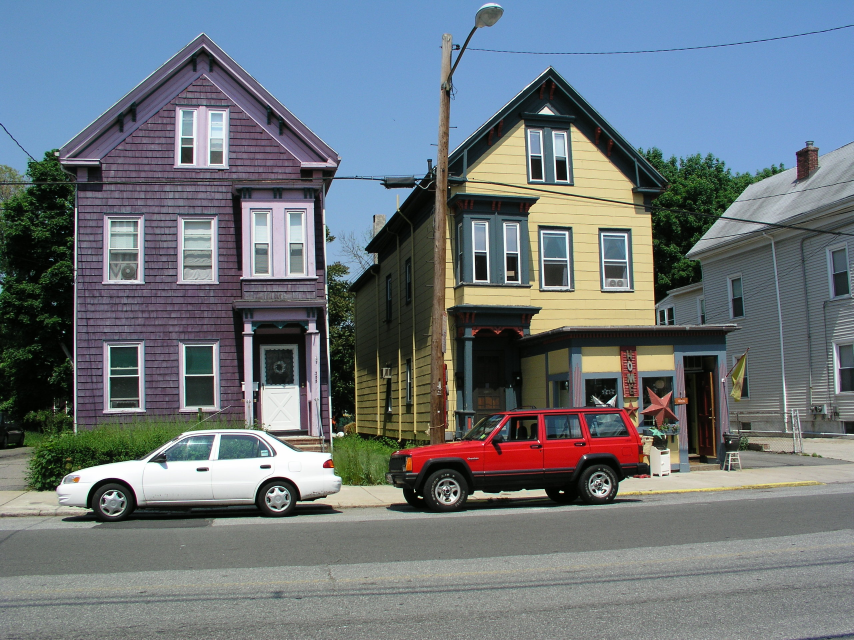
#> input picture DeconvolutionColorPrior/images/houses_big.jpg, 2560 x 1920 px (shown at 1/3 size)
$ python debug_cross_channel.py
#> lines starting #> are read from the running program, lines starting #| are printed output that depends on the picture; long printed decimals are rounded
### deconv/utils.py
"""
Utility functions for image deconvolution.
"""

import numpy as np
from functools import lru_cache
from scipy import ndimage
from scipy.fft import fft2

# Cache for taper weights (keyed on PSF bytes and image shape)
_taper_cache = {}


def psf2otf(psf, shape):
    """
    Convert point spread function to optical transfer function.

    Equivalent to MATLAB's psf2otf: zero-pads the PSF to the given shape,
    circularly shifts it so the center is at (0,0), then computes FFT.

    Parameters
    ----------
    psf : ndarray
        Point spread function (kernel)
    shape : tuple
        Output shape (height, width)

    Returns
    -------
    otf : ndarray
        Optical transfer function (complex)
    """
    psf = np.asarray(psf)

    # Pad PSF to output shape
    padded = np.zeros(shape, dtype=psf.dtype)
    psf_shape = psf.shape
    padded[:psf_shape[0], :psf_shape[1]] = psf

    # Circularly shift so center of PSF is at (0,0)
    shift = [-(s // 2) for s in psf_shape]
    padded = np.roll(padded, shift, axis=(0, 1))

    return fft2(padded)


def _create_taper_weights(psf, shape):
    """Create edge tapering weights from a PSF."""
    # Sum PSF along each axis and compute autocorrelation
    psf_proj_h = psf.sum(axis=1)
    psf_proj_w = psf.sum(axis=0)

    # Autocorrelation via convolution with flipped version
    autocorr_h = np.convolve(psf_proj_h, psf_proj_h[::-1], mode='full')
    autocorr_w = np.convolve(psf_proj_w, psf_proj_w[::-1], mode='full')

    # Normalize to [0, 1]
    autocorr_h = autocorr_h / autocorr_h.max()
    autocorr_w = autocorr_w / autocorr_w.max()

    # Create 2D weighting function
    h, w = shape[:2]

    # Build vertical weights
    weight_h = np.ones(h)
    taper_len_h = len(autocorr_h) // 2
    if taper_len_h > 0 and taper_len_h < h // 2:
        # Top edge
        weight_h[:taper_len_h] = autocorr_h[taper_len_h:2*taper_len_h]
        # Bottom edge
        weight_h[-taper_len_h:] = autocorr_h[taper_len_h:2*taper_len_h][::-1]

    # Build horizontal weights
    weight_w = np.ones(w)
    taper_len_w = len(autocorr_w) // 2
    if taper_len_w > 0 and taper_len_w < w // 2:
        # Left edge
        weight_w[:taper_len_w] = autocorr_w[taper_len_w:2*taper_len_w]
        # Right edge
        weight_w[-taper_len_w:] = autocorr_w[taper_len_w:2*taper_len_w][::-1]

    # Combine into 2D weight (outer product)
    return np.outer(weight_h, weight_w)


def edgetaper(img, psf, n_iterations=1):
    """
    Taper image edges to reduce boundary artifacts in deconvolution.

    This is a simplified version of MATLAB's edgetaper that blends
    the image edges with a blurred version to reduce ringing.

    Parameters
    ----------
    img : ndarray
        Input image (2D)
    psf : ndarray
        Point spread function used for blurring
    n_iterations : int
        Number of tapering iterations

    Returns
    -------
    tapered : ndarray
        Edge-tapered image
    """
    img = np.asarray(img, dtype=np.float64)
    psf = np.asarray(psf, dtype=np.float64)

    # Normalize PSF
    psf_norm = psf / psf.sum()

    # Cache key: PSF bytes + image shape
    cache_key = (psf_norm.tobytes(), psf_norm.shape, img.shape[:2])

    # Get or create tapering weights
    if cache_key in _taper_cache:
        weight = _taper_cache[cache_key]
    else:
        weight = _create_taper_weights(psf_norm, img.shape)
        _taper_cache[cache_key] = weight

    result = img.copy()
    for _ in range(n_iterations):
        # Blur the current result
        blurred = ndimage.convolve(result, psf_norm, mode='reflect')
        # Blend: result = weight * result + (1 - weight) * blurred
        result = weight * result + (1 - weight) * blurred

    return result


def _imconv_horizontal_2(f, k):
    """Optimized convolution for horizontal 2-element kernel (1x2)."""
    f_left_pad = np.pad(f, ((0, 0), (1, 0)), mode='edge')
    f_right_pad = np.pad(f, ((0, 0), (0, 1)), mode='edge')
    return k[0, 1] * f_left_pad + k[0, 0] * f_right_pad


def _imconv_vertical_2(f, k):
    """Optimized convolution for vertical 2-element kernel (2x1)."""
    f_top_pad = np.pad(f, ((1, 0), (0, 0)), mode='edge')
    f_bot_pad = np.pad(f, ((0, 1), (0, 0)), mode='edge')
    return k[1, 0] * f_top_pad + k[0, 0] * f_bot_pad


# [26 lines left out: functions _imconv_horizontal_3, _imconv_vertical_3, _imconv_2x2, not called in this run]


def imconv(f, k, mode='same'):
    """
    Convolution with replicate boundary conditions.

    Mimics MATLAB's imfilter(F, K, mode, 'conv', 'replicate').

    Parameters
    ----------
    f : ndarray
        Input image
    k : ndarray
        Convolution kernel
    mode : str
        'same' or 'full'

    Returns
    -------
    result : ndarray
        Convolved image
    """
    f = np.asarray(f, dtype=np.float64)
    k = np.asarray(k, dtype=np.float64)

    # Optimized paths for small gradient kernels (full mode only)
    if mode == 'full':
        if k.shape == (1, 2):
            return _imconv_horizontal_2(f, k)
        elif k.shape == (2, 1):
            return _imconv_vertical_2(f, k)
        elif k.shape == (1, 3):
            return _imconv_horizontal_3(f, k)
        elif k.shape == (3, 1):
            return _imconv_vertical_3(f, k)
        elif k.shape == (2, 2):
            return _imconv_2x2(f, k)

    # General case using scipy.signal.convolve2d
    from scipy.signal import convolve2d
    kh, kw = k.shape
    if mode == 'full':
        f_padded = np.pad(f, ((kh - 1, kh - 1), (kw - 1, kw - 1)), mode='edge')
        return convolve2d(f_padded, k, mode='valid')
    else:  # 'same' mode
        pad_h = kh // 2
        pad_w = kw // 2
        f_padded = np.pad(f, ((pad_h, kh - 1 - pad_h), (pad_w, kw - 1 - pad_w)), mode='edge')
        return convolve2d(f_padded, k, mode='valid')


def img_to_norm_grayscale(img):
    """
    Convert image to normalized grayscale in range [0, 1].

    Parameters
    ----------
    img : ndarray
        Input image (can be color or grayscale, any dtype)

    Returns
    -------
    gray : ndarray
        Grayscale image normalized to [0, 1]
    """
    img = np.asarray(img)

    # Convert to grayscale if color
    if img.ndim == 3 and img.shape[2] >= 3:
        # RGB to grayscale using standard weights
        gray = 0.299 * img[:, :, 0] + 0.587 * img[:, :, 1] + 0.114 * img[:, :, 2]
    else:
        gray = img.squeeze()

    # Convert to float
    gray = gray.astype(np.float64)

    # Normalize based on dtype
    if np.issubdtype(img.dtype, np.integer):
        # Integer type - normalize by dtype range
        info = np.iinfo(img.dtype)
        gray = (gray - info.min) / (info.max - info.min)
    else:
        # Float type - normalize by actual min/max
        vmin, vmax = gray.min(), gray.max()
        if vmax > vmin:
            gray = (gray - vmin) / (vmax - vmin)
        else:
            gray = np.zeros_like(gray)

    return gray

### deconv/operator_norm.py
"""
Operator norm computation for primal-dual optimization.
"""

import numpy as np
from scipy.sparse.linalg import eigsh, LinearOperator


def compute_operator_norm(A, AS, shape, tol=1e-3, maxiter=10):
    """
    Compute the operator norm for a linear operator.

    The operator norm is the square root of the largest eigenvalue of AS*A,
    where A is the forward operator and AS is its adjoint.

    Parameters
    ----------
    A : callable
        Forward operator: A(x) where x is an image of given shape
    AS : callable
        Adjoint operator: AS(y)
    shape : tuple
        Image shape (height, width)
    tol : float
        Tolerance for eigenvalue computation
    maxiter : int
        Maximum iterations for eigenvalue computation

    Returns
    -------
    L : float
        Operator norm (largest singular value of A)
    """
    m, n = shape
    vec_size = m * n

    def matvec(x_vec):
        """Apply AS(A(x)) to a vectorized image."""
        x_img = x_vec.reshape(m, n)
        result = AS(A(x_img))
        return result.ravel()

    # Create LinearOperator for scipy's eigsh
    op = LinearOperator((vec_size, vec_size), matvec=matvec, dtype=np.float64)

    # Compute largest eigenvalue using Arnoldi iteration
    try:
        eigenvalues, _ = eigsh(op, k=1, which='LM', tol=tol, maxiter=maxiter)
        lambda_largest = eigenvalues[0]
    except Exception:
        # Fallback to power iteration if eigsh fails
        lambda_largest = _power_iteration(matvec, vec_size, tol, maxiter * 10)

    return np.sqrt(np.abs(lambda_largest))


# [30 lines left out: function _power_iteration, not called in this run]

### debug_cross_channel.py
#!/usr/bin/env python3
"""Debug cross-channel coupling."""

import numpy as np
from scipy.fft import fft2, ifft2
from scipy.ndimage import convolve
from pathlib import Path
import imageio.v3 as iio
from skimage.transform import resize
from skimage.util import random_noise

from deconv import psf2otf, img_to_norm_grayscale, edgetaper
from deconv.utils import imconv
from deconv.operator_norm import compute_operator_norm


def create_blur_kernel(image_path, size):
    """Load and resize blur kernel from image."""
    kernel = iio.imread(image_path)
    kernel = img_to_norm_grayscale(kernel)
    kernel = resize(kernel, (size, size), order=3, anti_aliasing=True)
    kernel = kernel / kernel.sum()
    return kernel


def _Kmult_with_cross(f, ch, db_chs, lambda_cross_ch, lambda_tv):
    """Forward operator K with cross-channel terms."""
    dxf = np.array([[-1, 1]])
    dyf = np.array([[-1], [1]])

    results = []

    # TV terms
    if lambda_tv > 1e-10:
        fx = imconv(f, dxf[:, ::-1][::-1, :], 'full')
        fx = (lambda_tv * 0.5) * fx[:, 1:]

        fy = imconv(f, dyf[::-1, :], 'full')
        fy = (lambda_tv * 0.5) * fy[1:, :]

        results.extend([fx, fy])

    # Cross-channel terms
    if np.sum(np.abs(lambda_cross_ch)) > 1e-10:
        for adj_ch in range(len(db_chs)):
            if adj_ch == ch or db_chs[adj_ch]['kernel'] is None:
                continue

            lam = lambda_cross_ch[adj_ch] if adj_ch < len(lambda_cross_ch) else 0
            if abs(lam) < 1e-10:
                continue

            adj_img = db_chs[adj_ch]['image']

            # Cross-channel gradient coupling
            diag_term = imconv(adj_img, dxf[:, ::-1][::-1, :], 'full')
            diag_term = diag_term[:, 1:] * f
            conv_term = imconv(f, dxf[:, ::-1][::-1, :], 'full')
            Sxf = (lam * 0.5) * (adj_img * conv_term[:, 1:] - diag_term)

            diag_term = imconv(adj_img, dyf[::-1, :], 'full')
            diag_term = diag_term[1:, :] * f
            conv_term = imconv(f, dyf[::-1, :], 'full')
            Syf = (lam * 0.5) * (adj_img * conv_term[1:, :] - diag_term)

            results.extend([Sxf, Syf])

    if not results:
        return np.zeros((*f.shape, 1))

    return np.stack(results, axis=2)


def _KSmult_with_cross(g, ch, db_chs, lambda_cross_ch, lambda_tv):
    """Adjoint operator K* with cross-channel terms."""
    dxf = np.array([[-1, 1]])
    dyf = np.array([[-1], [1]])

    result = np.zeros((g.shape[0], g.shape[1]))

    i = 0

    # TV terms
    if lambda_tv > 1e-10:
        fx = imconv((lambda_tv * 0.5) * g[:, :, i], dxf, 'full')
        result += fx[:, :-1]
        i += 1

        fy = imconv((lambda_tv * 0.5) * g[:, :, i], dyf, 'full')
        result += fy[:-1, :]
        i += 1

    # Cross-channel terms
    if np.sum(np.abs(lambda_cross_ch)) > 1e-10:
        for adj_ch in range(len(db_chs)):
            if adj_ch == ch or db_chs[adj_ch]['kernel'] is None:
                continue

            lam = lambda_cross_ch[adj_ch] if adj_ch < len(lambda_cross_ch) else 0
            if abs(lam) < 1e-10:
                continue

            adj_img = db_chs[adj_ch]['image']

            # X direction adjoint
            f_i = (lam * 0.5) * g[:, :, i]
            diag_term = imconv(adj_img, dxf[:, ::-1][::-1, :], 'full')
            diag_term = diag_term[:, 1:] * f_i
            conv_term = imconv(adj_img * f_i, dxf, 'full')
            Sxtf = conv_term[:, :-1] - diag_term
            result += Sxtf
            i += 1

            # Y direction adjoint
            f_i = (lam * 0.5) * g[:, :, i]
            diag_term = imconv(adj_img, dyf[::-1, :], 'full')
            diag_term = diag_term[1:, :] * f_i
            conv_term = imconv(adj_img * f_i, dyf, 'full')
            Sytf = conv_term[:-1, :] - diag_term
            result += Sytf
            i += 1

    return result


def test_cross_channel_deconv():
    """Test deconvolution with cross-channel coupling."""
    print("=== Testing cross-channel deconvolution ===")

    base_dir = Path(__file__).parent / 'DeconvolutionColorPrior'
    kernel_path = base_dir / 'kernels' / 'fading.png'
    image_path = base_dir / 'images' / 'houses_big.jpg'

    # Load image
    I = iio.imread(image_path)
#> I is the input picture: shape (1920, 2560, 3); mean R, G, B 108.5, 117.3, 123.3
    I = resize(I, (int(I.shape[0] * 0.15), int(I.shape[1] * 0.15)), anti_aliasing=True)
#> I: shape (288, 384, 3) float64
    I = I.astype(np.float64)
    I = I / I.max()
    I = I ** 2.0
    I_sharp = I.copy()

    print(f"Image shape: {I.shape}")
#| Image shape: (288, 384, 3)

    # Create kernels
    blur_size = 15
    inc_blur_exp = 1.7
    n_channels = 3

    K_blur = []
    for ch in range(n_channels):
        curr_blur_size = round(blur_size * (inc_blur_exp ** ch))
        curr_blur_size = curr_blur_size + (1 - curr_blur_size % 2)
        kernel = create_blur_kernel(kernel_path, curr_blur_size)
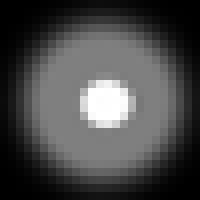
#> input picture DeconvolutionColorPrior/kernels/fading.png, 25 x 25 px (shown 8 times larger)
#> in create_blur_kernel, kernel is the input picture: shape (25, 25, 3); min 0, max 255, mean 72.2
        K_blur.append(kernel)

    # Set first channel to sharp (delta)
    center = blur_size // 2
    K_blur[0] = np.zeros((blur_size, blur_size))
    K_blur[0][center, center] = 1.0

    # Apply blur and noise
    noise_sd = 0.005
    I_blurred = np.zeros_like(I)
    K_blur_noisy = []

    for ch in range(n_channels):
        I_blurred[:, :, ch] = convolve(I_sharp[:, :, ch], K_blur[ch], mode='reflect')
        I_blurred[:, :, ch] = random_noise(I_blurred[:, :, ch], mode='gaussian',
                                           var=noise_sd ** 2, clip=False)
        kernel_var = 0.0000001
        K_noisy = K_blur[ch] + np.random.randn(*K_blur[ch].shape) * np.sqrt(kernel_var / (ch + 1) ** 2)
        K_noisy = np.maximum(K_noisy, 0)
        K_noisy = K_noisy / K_noisy.sum()
        K_blur_noisy.append(K_noisy)
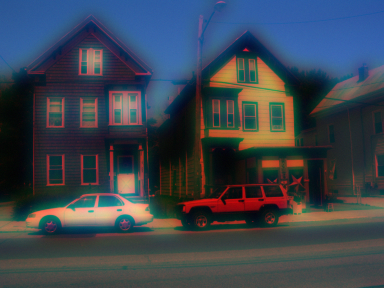
#> I_blurred: shape (288, 384, 3) float64; mean R, G, B 0.224, 0.258, 0.299; drawn with min black and max white
#> after the loop, K_blur_noisy = 3 items

    # Prepare channel data
    channels = []
    for ch in range(n_channels):
        channels.append({
            'image': I_blurred[:, :, ch].copy(),
            'kernel': K_blur_noisy[ch]
        })
#> after the loop, channels = 3 items

    db_chs = [
        {'image': ch['image'].copy(), 'kernel': ch['kernel'].copy()}
        for ch in channels
    ]
#> db_chs = 3 items

    # Process channel 0 first (it's essentially sharp)
    print("\n--- Processing channel 0 (sharp reference) ---")
    ch = 0
    ks = channels[ch]['kernel'].shape[0]

    # Pad and edgetaper
    img_pad = np.pad(channels[ch]['image'], ks, mode='edge')
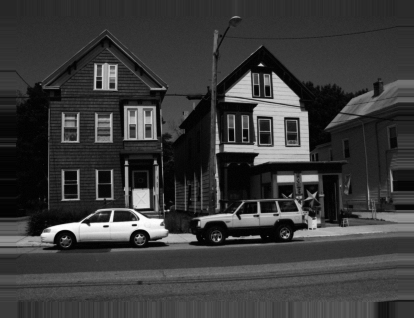
#> img_pad: shape (318, 414) float64; min -0.0169, max 1.01, mean 0.22; drawn with min black and max white
    for _ in range(4):
        img_pad = edgetaper(img_pad, channels[ch]['kernel'])
#> this loop made 4 passes
    img_pad = img_pad + 1.0

    # For channel 0, just set the result (it's already sharp)
    db_chs[ch]['image'] = img_pad[ks:-ks, ks:-ks] - 1.0

    print(f"Channel 0 deconvolved (sharp reference)")

    # Process channel 2 with cross-channel coupling
    print("\n--- Processing channel 2 with cross-channel coupling ---")
    ch = 2

    lambda_residual = 750
    lambda_tv = 0.5
    lambda_cross_ch = np.array([1.0, 0.0, 0.0])  # Coupled to channel 0

    # Pad and edgetaper
    img = channels[ch]['image'].copy()
    kernel = channels[ch]['kernel']

    ks = kernel.shape[0]
    img_pad = np.pad(img, ks, mode='edge')
#> img_pad: shape (374, 470) float64
    db_pad = np.pad(db_chs[ch]['image'], ks, mode='edge')

    # Also pad the reference channel (channel 0)
    ref_pad = np.pad(db_chs[0]['image'], ks, mode='edge')

    for _ in range(4):
        img_pad = edgetaper(img_pad, kernel)
        db_pad = edgetaper(db_pad, kernel)
        ref_pad = edgetaper(ref_pad, kernel)
#> this loop made 4 passes

    img_pad += 1.0
    db_pad += 1.0
    ref_pad += 1.0

    # Create padded channel structures
    db_chs_padded = [
        {'image': ref_pad, 'kernel': db_chs[0]['kernel']},
        {'image': db_pad, 'kernel': db_chs[1]['kernel']},
        {'image': db_pad, 'kernel': db_chs[2]['kernel']},
    ]

    shape = img_pad.shape

    # Setup FFT solve
    otf = psf2otf(kernel, shape)
    Nomin1 = np.conj(otf) * fft2(img_pad)
    Denom1 = np.abs(otf) ** 2

    # Compute operator norm with cross-channel
    def A(x):
        return _Kmult_with_cross(x, ch, db_chs_padded, lambda_cross_ch, lambda_tv)

    def AS(x):
        return _KSmult_with_cross(x, ch, db_chs_padded, lambda_cross_ch, lambda_tv)

    L = compute_operator_norm(A, AS, shape)
#> in imconv, `f = np.asarray(f, dtype=np.float64)`:
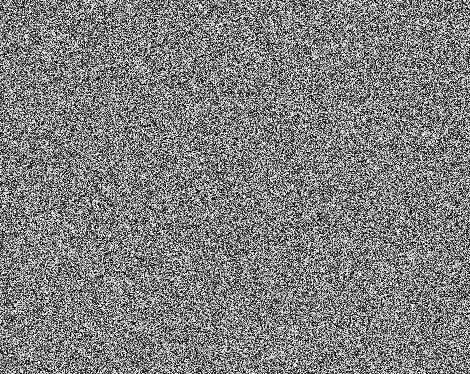
#> f: shape (374, 470) float64; min -1, max 1, mean -0.000453; drawn with min black and max white
#> in imconv, `k = np.asarray(k, dtype=np.float64)`: k = [[1, -1]]
#> in _Kmult_with_cross, `fx = (lambda_tv * 0.5) * fx[:, 1:]`:
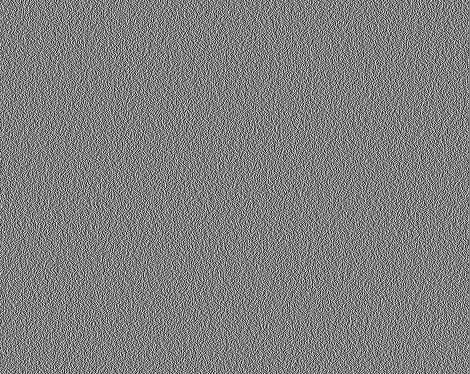
#> fx: shape (374, 470) float64; min -0.498, max 0.498, mean 8.04e-06; drawn with min black and max white
#> in _Kmult_with_cross, `fy = (lambda_tv * 0.5) * fy[1:, :]`:
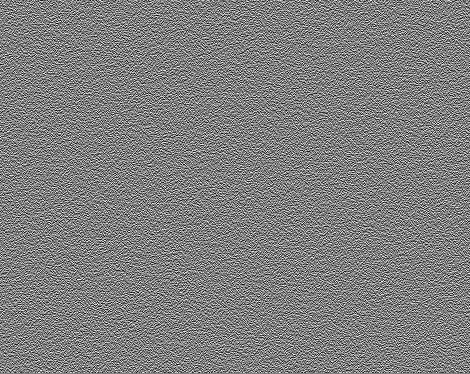
#> fy: shape (374, 470) float64; min -0.497, max 0.499, mean -1.69e-05; drawn with min black and max white
#> the loop in _Kmult_with_cross, `for adj_ch in range(len(db_chs)):` made 3 passes
#> lam on pass 1: 1
#> pass 1, in _imconv_horizontal_2 (call 2), `f_left_pad = np.pad(f, ((0, 0), (1, 0)), mode='edge')`:
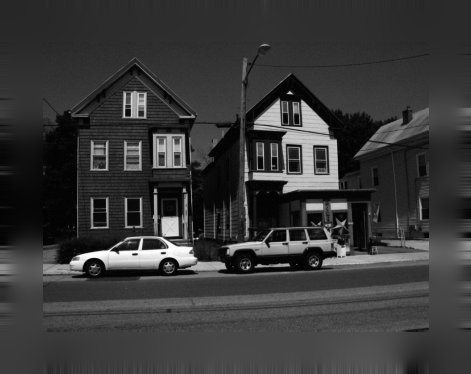
#> f_left_pad: shape (374, 471) float64; min 0.983, max 2.01, mean 1.21; drawn with min black and max white
#> after the loop in _Kmult_with_cross, `for adj_ch in range(len(db_chs)):`: results = 4 items
#> in _KSmult_with_cross, `dxf = np.array([[-1, 1]])`: dxf = [[-1, 1]]
#> the loop in _KSmult_with_cross, `for adj_ch in range(len(db_chs)):` made 3 passes
#> (lam, i) on pass 1: (1, 4)
#> after the loop in _KSmult_with_cross, `for adj_ch in range(len(db_chs)):`: i = 4
#> the loop in _Kmult_with_cross (call 2), `for adj_ch in range(len(db_chs)):` made 3 passes
#> the loop in _KSmult_with_cross (call 2), `for adj_ch in range(len(db_chs)):` made 3 passes
#> in compute_operator_norm, `eigenvalues, _ = eigsh(op, k=1, which='LM', tol=tol, maxiter=maxiter)`: eigenvalues = [8.24]
#> in compute_operator_norm, `lambda_largest = eigenvalues[0]`: lambda_largest = 8.24
#> L = 2.87
    print(f"Operator norm L: {L:.4f}")
#| Operator norm L: 2.8704

    # Step sizes
    sigma = 1.0
    tau = 0.7 / (sigma * L ** 2)
#> tau = 0.085

    print(f"tau: {tau:.4f}")
#| tau: 0.0850
    print(f"tau * 2 * lambda_residual: {tau * 2 * lambda_residual:.1f}")
#| tau * 2 * lambda_residual: 127.4

    # Proximal operators
    def prox_fs(u, sigma):
        amplitude = np.sqrt(np.sum(u ** 2, axis=2, keepdims=True))
        return u / np.maximum(1.0, amplitude)

    def solve_fft(Nomin1, Denom1, tau, lambda_val, f):
        x = (tau * 2 * lambda_val * Nomin1 + fft2(f)) / (tau * 2 * lambda_val * Denom1 + 1)
        return np.real(ifft2(x))

    # Initialize
    f = img_pad.copy()
    g = A(f)
    f1 = f.copy()

    # PD iterations
    max_it = 50
    tol = 1e-4

    print("\nRunning PD iterations with cross-channel coupling...")
    for i in range(max_it):
        f_old = f.copy()

        g = prox_fs(g + sigma * A(f1), sigma)
        f = solve_fft(Nomin1, Denom1, tau, lambda_residual, f - tau * AS(g))
        f1 = f + 1.0 * (f - f_old)

        diff = f - f_old
        rel_diff = np.linalg.norm(diff.ravel()) / (np.linalg.norm(f.ravel()) + 1e-10)

        if i < 5 or i % 10 == 0:
            row_jump = np.abs(np.diff(f1.mean(axis=1))).max()
            print(f"  Iter {i+1}: diff={rel_diff:.5g}, row_jump={row_jump:.4f}")

        if rel_diff < tol:
            print(f"  Converged at iteration {i+1}")
            break
#> this loop made 50 passes
#> (rel_diff, row_jump) on passes 1 to 4: (0.0743, 0.267), (0.0436, 0.372), (0.035, 0.451), (0.0294, 0.511)
#> (printed output is left out)

    # Threshold and unpad
    result = np.maximum(f1, 1.0)
    result = result[ks:-ks, ks:-ks] - 1.0

    # Save result
    output_dir = Path(__file__).parent / 'output'
    output_dir.mkdir(exist_ok=True)

    result_clipped = np.clip(result, 0, 1)
    result_gamma = result_clipped ** 0.5  # Apply gamma for display
    iio.imwrite(output_dir / 'debug_cross_channel_ch2.png',
                (result_gamma * 255).astype(np.uint8))
    print(f"\nSaved to {output_dir}/debug_cross_channel_ch2.png")

    # Also test without cross-channel for comparison
    print("\n--- Testing channel 2 WITHOUT cross-channel coupling ---")
    lambda_cross_ch_zero = np.array([0.0, 0.0, 0.0])

    def A_no_cross(x):
        return _Kmult_with_cross(x, ch, db_chs_padded, lambda_cross_ch_zero, lambda_tv)

    def AS_no_cross(x):
        return _KSmult_with_cross(x, ch, db_chs_padded, lambda_cross_ch_zero, lambda_tv)

    L_no_cross = compute_operator_norm(A_no_cross, AS_no_cross, shape)
    print(f"Operator norm L (no cross): {L_no_cross:.4f}")
#| Operator norm L (no cross): 0.7070

    tau_no_cross = 0.7 / (sigma * L_no_cross ** 2)

    f = img_pad.copy()
    g = A_no_cross(f)
    f1 = f.copy()

    print("\nRunning PD iterations WITHOUT cross-channel coupling...")
    for i in range(max_it):
        f_old = f.copy()

        g = prox_fs(g + sigma * A_no_cross(f1), sigma)
        f = solve_fft(Nomin1, Denom1, tau_no_cross, lambda_residual, f - tau_no_cross * AS_no_cross(g))
        f1 = f + 1.0 * (f - f_old)

        diff = f - f_old
        rel_diff = np.linalg.norm(diff.ravel()) / (np.linalg.norm(f.ravel()) + 1e-10)

        if i < 5 or i % 10 == 0:
            row_jump = np.abs(np.diff(f1.mean(axis=1))).max()
            print(f"  Iter {i+1}: diff={rel_diff:.5g}, row_jump={row_jump:.4f}")

        if rel_diff < tol:
            print(f"  Converged at iteration {i+1}")
            break
#> this loop made 50 passes
#|   Iter 1: diff=0.3026, row_jump=2.4766
#|   Iter 2: diff=0.1437, row_jump=2.8209
#> (further printed lines are left out)

    result_no_cross = np.maximum(f1, 1.0)
    result_no_cross = result_no_cross[ks:-ks, ks:-ks] - 1.0

    result_no_cross_clipped = np.clip(result_no_cross, 0, 1)
    result_no_cross_gamma = result_no_cross_clipped ** 0.5
    iio.imwrite(output_dir / 'debug_no_cross_channel_ch2.png',
                (result_no_cross_gamma * 255).astype(np.uint8))
    print(f"Saved to {output_dir}/debug_no_cross_channel_ch2.png")


if __name__ == '__main__':
    test_cross_channel_deconv()
